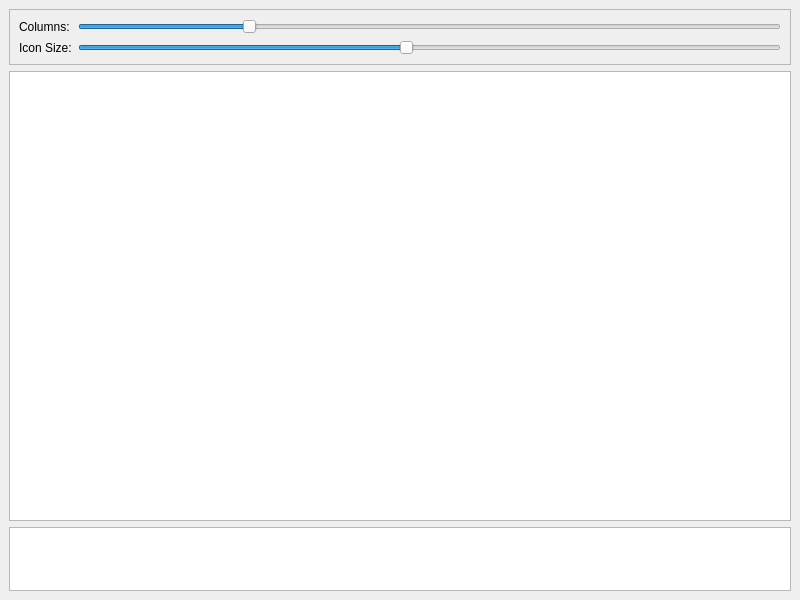
<?xml version="1.0" encoding="UTF-8"?>
<ui version="4.0">
 <class>MainWindow</class>
 <widget class="QMainWindow" name="MainWindow">
  <property name="geometry">
   <rect>
    <x>0</x>
    <y>0</y>
    <width>800</width>
    <height>600</height>
   </rect>
  </property>
  <property name="windowTitle">
   <string>MainWindow</string>
  </property>
  <widget class="QWidget" name="centralwidget">
   <layout class="QGridLayout" name="gridLayout">
    <item row="0" column="0">
     <widget class="QFrame" name="frame">
      <property name="frameShape">
       <enum>QFrame::StyledPanel</enum>
      </property>
      <property name="frameShadow">
       <enum>QFrame::Raised</enum>
      </property>
      <layout class="QGridLayout" name="gridLayout_2">
       <item row="0" column="0">
        <widget class="QLabel" name="label_columns">
         <property name="sizePolicy">
          <sizepolicy hsizetype="Maximum" vsizetype="Preferred">
           <horstretch>0</horstretch>
           <verstretch>0</verstretch>
          </sizepolicy>
         </property>
         <property name="text">
          <string>Columns:</string>
         </property>
        </widget>
       </item>
       <item row="1" column="0">
        <widget class="QLabel" name="label_size">
         <property name="sizePolicy">
          <sizepolicy hsizetype="Maximum" vsizetype="Preferred">
           <horstretch>0</horstretch>
           <verstretch>0</verstretch>
          </sizepolicy>
         </property>
         <property name="text">
          <string>Icon Size:</string>
         </property>
        </widget>
       </item>
       <item row="1" column="1">
        <widget class="QSlider" name="slider_size">
         <property name="minimum">
          <number>8</number>
         </property>
         <property name="maximum">
          <number>128</number>
         </property>
         <property name="singleStep">
          <number>8</number>
         </property>
         <property name="pageStep">
          <number>32</number>
         </property>
         <property name="value">
          <number>64</number>
         </property>
         <property name="orientation">
          <enum>Qt::Horizontal</enum>
         </property>
        </widget>
       </item>
       <item row="0" column="1">
        <widget class="QSlider" name="slider_columns">
         <property name="minimum">
          <number>1</number>
         </property>
         <property name="maximum">
          <number>64</number>
         </property>
         <property name="singleStep">
          <number>1</number>
         </property>
         <property name="pageStep">
          <number>8</number>
         </property>
         <property name="value">
          <number>16</number>
         </property>
         <property name="orientation">
          <enum>Qt::Horizontal</enum>
         </property>
        </widget>
       </item>
      </layout>
     </widget>
    </item>
    <item row="3" column="0">
     <widget class="QPlainTextEdit" name="PlainEdit_Code">
      <property name="sizePolicy">
       <sizepolicy hsizetype="Expanding" vsizetype="Maximum">
        <horstretch>0</horstretch>
        <verstretch>0</verstretch>
       </sizepolicy>
      </property>
      <property name="maximumSize">
       <size>
        <width>16777215</width>
        <height>64</height>
       </size>
      </property>
      <property name="lineWrapMode">
       <enum>QPlainTextEdit::NoWrap</enum>
      </property>
      <property name="readOnly">
       <bool>true</bool>
      </property>
     </widget>
    </item>
    <item row="2" column="0">
     <widget class="QTableWidget" name="Table_Icons"/>
    </item>
   </layout>
  </widget>
 </widget>
 <resources/>
 <connections/>
</ui>
